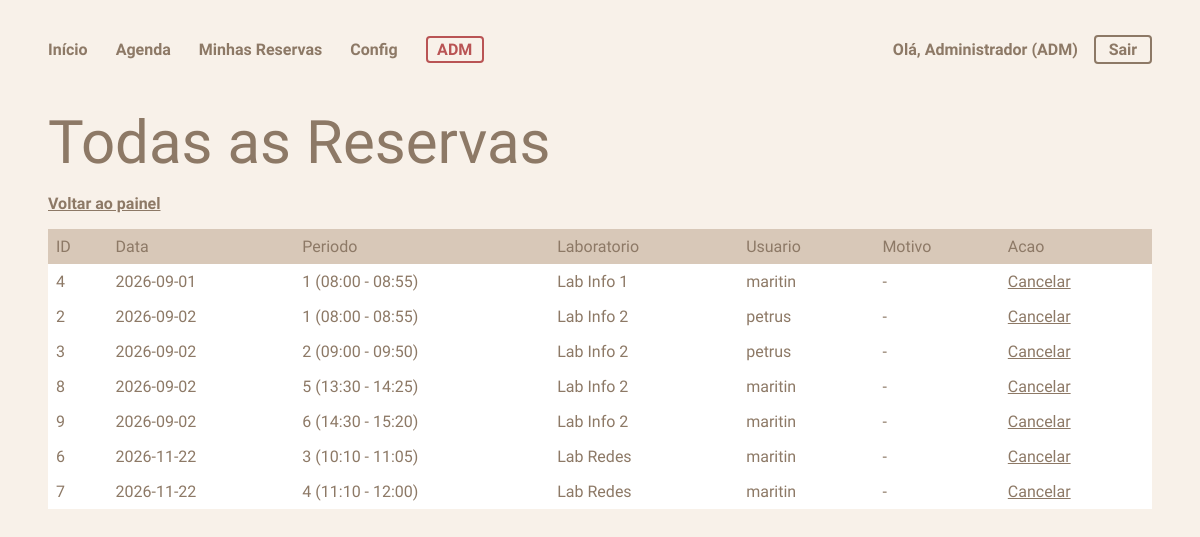
Page /admin/reservas (signed in) on the committed database.
### tables this page shows
CREATE TABLE Reserva (
        id INTEGER NOT NULL PRIMARY KEY AUTOINCREMENT,
        id_usuario INTEGER NOT NULL,
        id_laboratorio INTEGER NOT NULL,
        data_reserva DATE NOT NULL,
        periodo INTEGER NOT NULL,
        descricao VARCHAR(200),
        criado_em TIMESTAMP DEFAULT CURRENT_TIMESTAMP,
        FOREIGN KEY (id_usuario) REFERENCES SistemaUsuario(id),
        FOREIGN KEY (id_laboratorio) REFERENCES Laboratorio(id),
        UNIQUE(id_laboratorio, data_reserva, periodo)
    );

CREATE TABLE Laboratorio (
        id INTEGER NOT NULL PRIMARY KEY AUTOINCREMENT,
        nome VARCHAR(50) NOT NULL,
        descricao VARCHAR(200),
        capacidade INTEGER NOT NULL DEFAULT 30
    );

CREATE TABLE SistemaUsuario (
        id INTEGER NOT NULL PRIMARY KEY AUTOINCREMENT,
        nome VARCHAR(100) NOT NULL,
        email VARCHAR(100) NOT NULL UNIQUE,
        senha_hash VARCHAR(200) NOT NULL,
        is_admin BOOLEAN NOT NULL DEFAULT 0,
        criado_em TIMESTAMP DEFAULT CURRENT_TIMESTAMP
    , codigo_barras VARCHAR(50));

### routes.py (the view)
@app.route("/admin/reservas")
@admin_required
def admin_reservas():
    reservas = ListarTodasReservas()
    return render_template("admin_reservas.html", reservas=reservas)

### agenda.py (called while the page is built)
def ListarTodasReservas():
    cursor.execute("""
        SELECT Reserva.id, Reserva.data_reserva, Reserva.periodo, Reserva.descricao,
               Laboratorio.nome, SistemaUsuario.nome
        FROM Reserva
        JOIN Laboratorio ON Laboratorio.id = Reserva.id_laboratorio
        JOIN SistemaUsuario ON SistemaUsuario.id = Reserva.id_usuario
        ORDER BY Reserva.data_reserva, Reserva.periodo
    """)
    return cursor.fetchall()

def Periodos():
    return PERIODOS

### autenticacao.py (called while the page is built)
def admin_required(funcao):
    @wraps(funcao)
    def decorada(*args, **kwargs):
        if not session.get("usuario_id"):
            return redirect(url_for("login"))
        if not session.get("usuario_admin"):
            return redirect(url_for("agenda"))
        return funcao(*args, **kwargs)
    return decorada

### routes.py (called while the page is built)
@app.context_processor
def contexto_global():
    return {
        "periodos": Periodos(),
        "usuario_sessao": session.get("usuario_nome"),
        "usuario_eh_admin": session.get("usuario_admin", False),
    }

### templates/admin_reservas.html (shortened to what this page needs)
{% extends "base.html" %}
{% block conteudo %}
    <h1>Todas as Reservas</h1>
    <p class="link-extra"><a href="{{ url_for('admin_dashboard') }}">Voltar ao painel</a></p>
    <table>
        <thead>
            <tr>
                <th>ID</th>
                <th>Data</th>
                <th>Periodo</th>
                <th>Laboratorio</th>
                <th>Usuario</th>
                <th>Motivo</th>
                <th>Acao</th>
            </tr>
        </thead>
        <tbody>
            {% for reserva in reservas %}
            <tr>
                <td>{{ reserva[0] }}</td>
                <td>{{ reserva[1] }}</td>
                <td>{{ reserva[2] }} ({{ periodos.get(reserva[2], '') }})</td>
                <td>{{ reserva[4] }}</td>
                <td>{{ reserva[5] }}</td>
                <td>{{ reserva[3] or '-' }}</td>
                <td><a href="{{ url_for('cancelar_reserva', id_reserva=reserva[0]) }}"
                       onclick="return confirm('Cancelar esta reserva?')">Cancelar</a></td>
            </tr>
            {% else %}
            <tr>
                <td colspan="7" style="text-align: center;">Nenhuma reserva feita.</td>
            </tr>
            {% endfor %}
        </tbody>
    </table>
{% endblock %}

### templates/base.html (shortened to what this page needs)
<!DOCTYPE html>
<html lang="pt-br">
<head>
    <link rel="stylesheet" href="{{ url_for('static', filename='style.css') }}">
</head>
<body>
    <header class="topo">
        <nav class="nav-principal">
            <a href="{{ url_for('home') }}" {% if request.endpoint == 'home' %}class="ativo"{% endif %}>Início</a>
            {% if usuario_sessao %}
                <a href="{{ url_for('agenda') }}" {% if request.endpoint == 'agenda' %}class="ativo"{% endif %}>Agenda</a>
                <a href="{{ url_for('minhas_reservas') }}" {% if request.endpoint == 'minhas_reservas' %}class="ativo"{% endif %}>Minhas Reservas</a>
            {% else %}
                <a href="{{ url_for('login') }}" {% if request.endpoint == 'login' %}class="ativo"{% endif %}>Login</a>
            {% endif %}
            <a href="{{ url_for('config') }}" {% if request.endpoint == 'config' %}class="ativo"{% endif %}>Config</a>
            {% if usuario_eh_admin %}
                <a href="{{ url_for('admin_dashboard') }}" class="link-admin">ADM</a>
            {% endif %}
        </nav>
        <div class="topo-direita">
            {% if usuario_sessao %}
                <span class="boas-vindas">Olá, {{ usuario_sessao }}{% if usuario_eh_admin %} (ADM){% endif %}</span>
                <a class="botao-sair" href="{{ url_for('logout') }}">Sair</a>
            {% endif %}
        </div>
    </header>
    <main>
        {% block conteudo %}{% endblock %}
    </main>
</body>
</html>

### static/style.css (style rules this page uses)
:root { --bg: #f8f1e9; --bg-2: #ffffff; --texto: #8d7966; --texto-forte: #4a3f2f; --accent: #d8c8b8; --input-bg: #a8a39d; --input-texto: #f8f1e9; --borda: #8d7966; }
* { font-family: "Stack Sans Headline", sans-serif; font-optical-sizing: auto; font-weight: 400; font-style: normal; box-sizing: border-box; }
body { background-color: var(--bg); margin: 0; padding: 2vw 4vw; transition: background-color 0.3s ease, color 0.3s ease; color: var(--texto); }
h1 { font-size: 5vw; margin: 0; color: var(--texto); }
a { color: var(--texto); }
header.topo { display: flex; justify-content: space-between; align-items: center; flex-wrap: wrap; margin-bottom: 2rem; }
nav { margin: 1rem 0; }
nav a { color: var(--texto); text-decoration: none; font-weight: bold; margin-right: 1.5rem; border-bottom: 2px solid transparent; padding-bottom: 2px; }
.topo-direita { display: flex; align-items: center; gap: 1rem; }
.boas-vindas { font-weight: bold; }
.link-extra a { font-weight: bold; }
table { background-color: var(--bg-2); border-collapse: collapse; width: 100%; text-align: left; margin-top: 0.5rem; }
tr { color: var(--texto); }
th { background-color: var(--accent); padding: 0.5rem; }
td { padding: 0.5rem; }
.link-admin { color: #b95454; border: 2px solid #b95454; border-radius: 4px; padding: 0.1rem 0.6rem; }
.botao-sair { font-weight: bold; color: var(--texto); border: 2px solid var(--borda); border-radius: 4px; padding: 0.2rem 0.8rem; text-decoration: none; }

### rows in the picture
Reserva: id "4", data_reserva "2026-09-01", periodo "1", get "08:00 - 08:55", nome "Lab Info 1", nome "maritin", descricao "-"
Reserva: id "2", data_reserva "2026-09-02", periodo "1", get "08:00 - 08:55", nome "Lab Info 2", nome "petrus", descricao "-"
Reserva: id "3", data_reserva "2026-09-02", periodo "2", get "09:00 - 09:50", nome "Lab Info 2", nome "petrus", descricao "-"
Reserva: id "8", data_reserva "2026-09-02", periodo "5", get "13:30 - 14:25", nome "Lab Info 2", nome "maritin", descricao "-"
Reserva: id "9", data_reserva "2026-09-02", periodo "6", get "14:30 - 15:20", nome "Lab Info 2", nome "maritin", descricao "-"
Reserva: id "6", data_reserva "2026-11-22", periodo "3", get "10:10 - 11:05", nome "Lab Redes", nome "maritin", descricao "-"
Reserva: id "7", data_reserva "2026-11-22", periodo "4", get "11:10 - 12:00", nome "Lab Redes", nome "maritin", descricao "-"

### other values in the picture
{{ usuario_sessao }} "Administrador"
